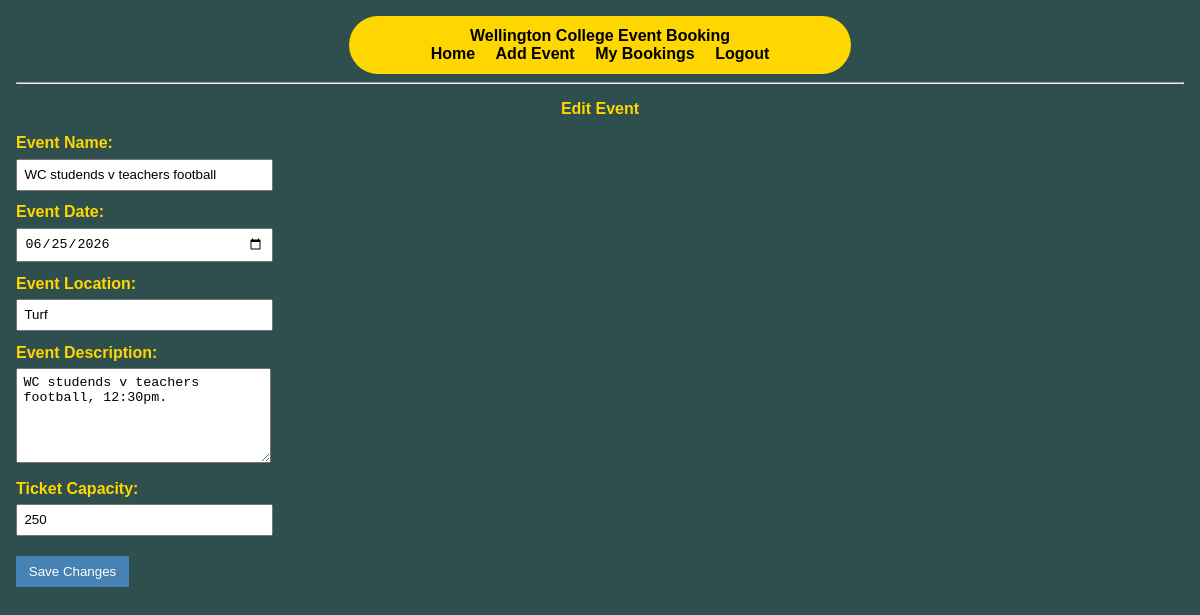
Page /edit_event/18 (signed in) on the committed database.
### tables this page shows
CREATE TABLE "events"
(
    event_id          INTEGER
        primary key autoincrement,
    event_name        TEXT    not null,
    event_date        TEXT    not null,
    event_location    TEXT    not null,
    event_description TEXT    not null,
    fk_user_id        INTEGER not null,
    event_capacity    INTEGER not null
);

### app.py (the view, shortened to what this page needs)
@app.route('/edit_event/<event_id>', methods=['GET', 'POST'])
def edit_event(event_id):
    if "user_id" not in session:
        return redirect("/login?error=log+in+first")
    if session.get("role") != "admin":
        return redirect("/")
    con = connect_db()
    cur = con.cursor()
    query = "SELECT * FROM events WHERE event_id = ?"
    cur.execute(query, (event_id,))
    event = cur.fetchone()
    con.close()
    error = request.args.get("error")
    return render_template("edit_event.html", event=event, error=error)

### app.py (called while the page is built)
def connect_db():
    con = sqlite3.connect("identifier.sqlite")
    con.row_factory = sqlite3.Row
    return con

### templates/edit_event.html (shortened to what this page needs)
{% extends "base.html" %}
{% block content %}
<h2>Edit Event</h2>
<form class="myform" method="POST">
  <div class="form-group">
      <div class="form-label">Event Name:</div>
      <div class="form-element">
          <input type="text" name="event_name" value="{{ event['event_name'] }}" required>
      </div>
  </div>
  <div class="form-group">
      <div class="form-label">Event Date:</div>
      <div class="form-element">
         <input type="date" name="event_date" value="{{ event['event_date'] }}" required>
      </div>
  </div>
    <div class="form-group">
      <div class="form-label">Event Location:</div>
      <div class="form-element">
         <input type="text" name="event_location" value="{{ event['event_location'] }}" required>
      </div>
  </div>
    <div class="form-group">
      <div class="form-label">Event Description:</div>
      <div class="form-element">
         <textarea name="event_description" required>{{event['event_description'] }}</textarea>
      </div>
  </div>
    <div class="form-group">
      <div class="form-label">Ticket Capacity:</div>
      <div class="form-element">
         <input type="number" name="event_capacity" value="{{ event['event_capacity'] }}" required>
      </div>
  </div>
  <button type="submit">Save Changes</button>
</form>
{% endblock %}

### templates/base.html (style rules this page uses)
body { font-family: Verdana, Arial, sans-serif; background-color: darkslategray; margin: 0; padding: 1rem; }
h2 { text-align: center; font-size: 1rem; margin: 1rem; color: gold; }
.form-group { margin-bottom: 0.8rem; color: white; }
.form-label { font-weight: bold; margin-bottom: 0.2rem; color: gold; }
input, textarea, select { width: 15rem; padding: 0.4rem; margin-top: 0.2rem; }
textarea { height: 5rem; }
button { padding: 0.5rem 0.8rem; background-color: steelblue; color: white; border: none; margin-top: 0.5rem; }

### rows in the picture
events: event_name "WC studends v teachers football", event_date "06/25/2026", event_location "Turf", event_description "WC studends v teachers football, 12:30pm.", event_capacity "250"
